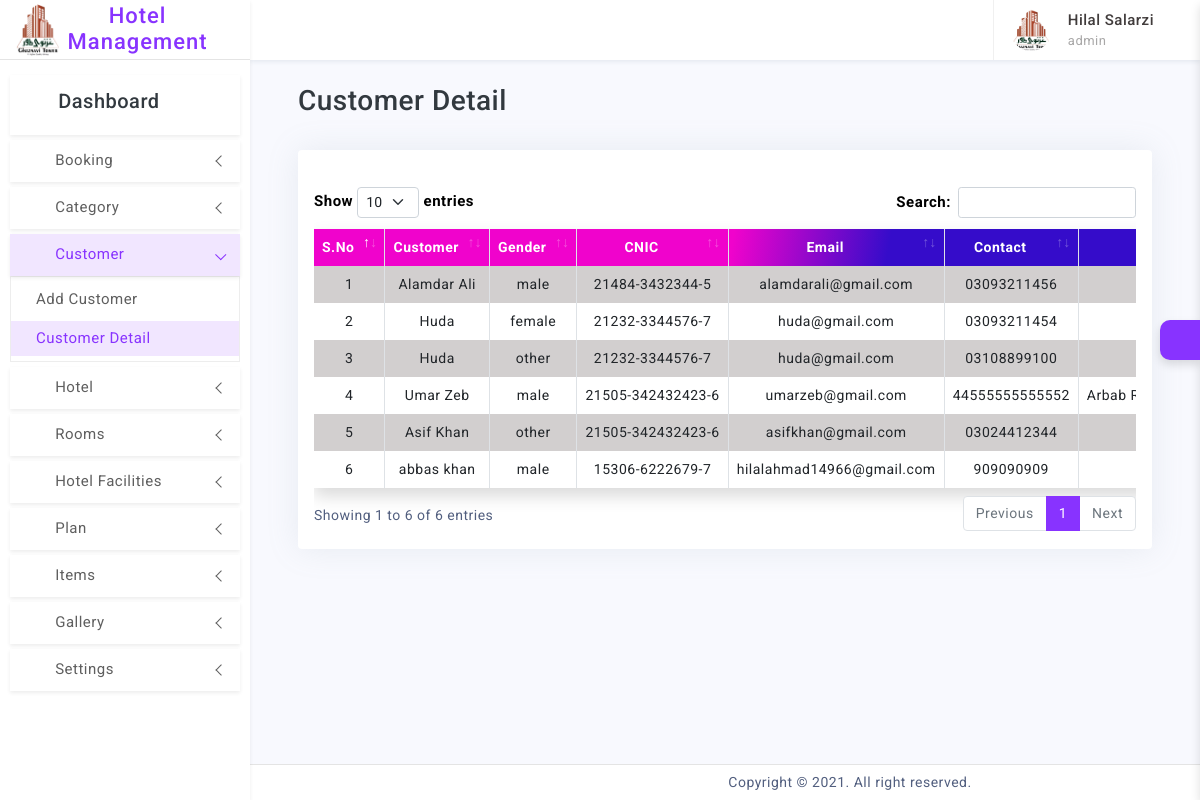
The page /pages/administrator/customer.php (signed in) on the database its author committed.
### tables this page shows
CREATE TABLE `system_users` (
  `id` int(11) NOT NULL,
  `role_id` int(11) NOT NULL,
  `status` int(11) NOT NULL DEFAULT 0,
  `name` varchar(100) NOT NULL,
  `username` varchar(50) NOT NULL,
  `email` varchar(50) NOT NULL,
  `password` varchar(100) NOT NULL,
  `contact` varchar(50) NOT NULL,
  `image` varchar(255) NOT NULL,
  `address` varchar(255) NOT NULL,
  `signupdate` date NOT NULL
);

CREATE TABLE `customer` (
  `id` int(11) NOT NULL,
  `name` varchar(25) NOT NULL,
  `gender` varchar(55) NOT NULL,
  `cnic` varchar(20) NOT NULL,
  `email` varchar(60) NOT NULL,
  `contact` varchar(15) NOT NULL,
  `address` varchar(100) NOT NULL
);

### pages/administrator/customer.php (the view, shortened to what this page needs)
<?php include("include/header.php") ?>
<div class="page-content">
    <div class="row mb-2">
        <div class="col-md-12">
            <h3 class="ps-4">Customer Detail</h3>
        </div>
        <div>
            <div class="page-content container-fluid">
                <div class="row">
                    <div class="col-md-12">
                        <div class="card my-only-div-shadow">
                            <div class="card-body">
                                <?php
                                $sql = "SELECT * FROM customer";
                                $run = mysqli_query($connection, $sql);
                                $row = mysqli_num_rows($run);
                                if ($row > 0) {
                                ?>
                                    <br>
                                    <div class="table-responsive">
                                        <table class="table table-bordered table-hover shadow datatable text-center table-striped my-only-div-shadow">
                                            <thead class="my-table-style bg-dark text-white ">
                                                <th>S.No</th>
                                                <th>Customer</th>
                                                <th>Gender</th>
                                                <th>CNIC</th>
                                                <th>Email</th>
                                                <th>Contact</th>
                                                <th>Address</th>
                                            </thead>
                                            <tbody class="table-font-size">
                                                <?php
                                                $serial = 1;
                                                while ($data = mysqli_fetch_assoc($run)) {
                                                ?>
                                                    <tr>
                                                        <td><?php echo $serial++ ?></td>
                                                        <td><?php echo $data['name']; ?></td>
                                                        <td><?php echo $data['gender']; ?></td>
                                                        <td><?php echo $data['cnic']; ?></td>
                                                        <td><?php echo $data['email']; ?></td>
                                                        <td><?php echo $data['contact']; ?></td>
                                                        <td><?php echo $data['address']; ?></td>
                                                    </tr>
                                                <?php } ?>
                                            </tbody>
                                        </table>
                                    <?php
                                } else {
                                    echo "<h3>No Results Found</h3>";
                                }
                                    ?>
                                    </div>
                            </div>
                        </div>
                    </div>
                </div>
            </div>
        </div>
        <?php include("include/footer.php") ?>

### pages/administrator/include/header.php (shortened to what this page needs)
<?php include("include/db.php");?>
<!doctype html>
<html lang="en">
<head>
</head>
  <?php include("include/css_links.php"); ?>
<body>
  <div class="wrapper display_block">
      <?php include("include/menu.php") ?>
      <?php include("include/head.php") ?>
      <div class="page-wrapper">

### pages/administrator/include/css_links.php (shortened to what this page needs)
<link href="../../assets/plugins/simplebar/css/simplebar.css" rel="stylesheet" />
<link href="../../assets/plugins/metismenu/css/metisMenu.min.css" rel="stylesheet" />
<link href="../../assets/plugins/datatable/css/dataTables.bootstrap5.min.css" rel="stylesheet" />
<link href="../../assets/plugins/select2/css/select2.min.css" rel="stylesheet" />
<link href="../../assets/plugins/select2/css/select2-bootstrap4.css" rel="stylesheet" />
<link href="../../assets/plugins/font-awesome/css/font-awesome.min.css" rel="stylesheet" />
<link href="../../assets/css/pace.min.css" rel="stylesheet" />
<link href="../../assets/css/bootstrap.min.css" rel="stylesheet">
<link href="../../assets/css/app.css" rel="stylesheet">
<link href="../../assets/css/icons.css" rel="stylesheet">
<link rel="stylesheet" href="../../assets/css/dark-theme.css" />
<link rel="stylesheet" href="../../assets/css/semi-dark.css" />
<link rel="stylesheet" href="../../assets/css/header-colors.css" />

### pages/administrator/include/menu.php (shortened to what this page needs)
<?php
$user_id = $_SESSION['admin_pos'];
?>
<div class="sidebar-wrapper shadow-sm printBlock" data-simplebar="true">
    <div class="sidebar-header">
        <a href="dashboard.php">
            <div class="row">
                <div class="col-2">  <img src="../../images/Asset-1@2x.png" class="logo-icon" alt="logo icon"></div>
                <div class="col"> <h5 class="logo-text text-center">Hotel Management</h5></div>
            </div>
        </a>
        <div class="toggle-icon ms-auto"><i class='bx bx-first-page'></i>
        </div>
    </div>
    <ul class="metismenu" id="menu">
        <li class="shadow-sm">
            <a href="dashboard.php ">
                <div class="parent-icon">
                    <h3><i class="far fa-analytics"></i></h3>
                </div>
                <div class="menu-title ">
                    <h5>Dashboard</h5>
                </div>
            </a>
        </li>
        <li>
            <a href="javascript:;" class="has-arrow shadow-sm">
                <div class="parent-icon "><i class='bx bx-purchase-tag'></i>
                </div>
                <div class="menu-title">Booking</div>
            </a>
        </li>
        <li>
                    <a href="javascript:;" class="has-arrow shadow-sm">
                        <div class="parent-icon"><i class="fas fa-layer-group"></i>
                        </div>
                        <div class="menu-title">Category</div>
                    </a>
                </li>
                <li>
                    <a href="javascript:;" class="has-arrow shadow-sm">
                        <div class="parent-icon"><i class="fas fa-user-alt"></i>
                        </div>
                        <div class="menu-title">Customer</div>
                    </a>
                    <ul>
                        <li class="sidebar-item">
                            <a href="add_customer.php" class="sidebar-link">
                                <span class="hide-menu">Add Customer</span>
                            </a>
                        </li>
                        <li class="sidebar-item">
                            <a href="customer.php" class="sidebar-link">
                                <span class="hide-menu">Customer Detail</span>
                            </a>
                        </li>
                    </ul>
                </li>
        <li>
            <a href="javascript:;" class="has-arrow shadow-sm">
                <div class="parent-icon">
                <i class="fas fa-hotel"></i>
                </div>
                <div class="menu-title">Hotel</div>
            </a>
        </li>
        <li>
            <a href="javascript:;" class="has-arrow shadow-sm">
                <div class="parent-icon">
                <i class="fas fa-door-closed"></i>
                </div>
                <div class="menu-title">Rooms</div>
            </a>
        </li>
        <li>
            <a href="javascript:;" class="has-arrow shadow-sm">
                <div class="parent-icon "><i class='fas fa-bath'></i>
                </div>
                <div class="menu-title">Hotel Facilities</div>
            </a>
        </li>
        <li>
            <a href="javascript:;" class="has-arrow shadow-sm">
                <div class="parent-icon "><i class='fas fa-balance-scale'></i>
                </div>
                <div class="menu-title">Plan</div>
            </a>
        </li>
        <li>
            <a href="javascript:;" class="has-arrow shadow-sm">
                <div class="parent-icon "><i class="fas fa-egg"></i>
                </div>
                <div class="menu-title">Items</div>
            </a>
        </li>
        <li>
            <a href="javascript:;" class="has-arrow shadow-sm">
                <div class="parent-icon "><i class="fas fa-images"></i>
                </div>
                <div class="menu-title">Gallery</div>
            </a>
        </li>
         <li>
            <a href="javascript:;" class="has-arrow shadow-sm">
                <div class="parent-icon"><i class="fas fa-cog"></i>
                </div>
                <div class="menu-title">Settings</div>
            </a>
        </li>
            </ul>
</div>

### pages/administrator/include/head.php (shortened to what this page needs)
  <?php
$fetchData1= "SELECT * FROM system_users WHERE id='$user_id'";
$runData1 = mysqli_query($connection,$fetchData1);
$rowData1 = mysqli_fetch_array($runData1);
  $name       = $rowData1['name'];
  $username   = $rowData1['username'];
  $image      = $rowData1['image'];
  $pathImg    = "../../images/admin_profile" . $image;
 ?>
<header class="printBlock">
  <div class="topbar d-flex align-items-center">
    <nav class="navbar navbar-expand">
      <div class="user-box dropdown">
        <a class="d-flex align-items-center nav-link dropdown-toggle dropdown-toggle-nocaret" href="#" role="button" data-bs-toggle="dropdown" aria-expanded="false">
          <img src="<?php echo $pathImg ?>" class="user-img" alt="user avatar">
          <div class="user-info ps-3">
            <p class="user-name mb-0"><?php echo $name ?></p>
            <p class="designattion mb-0"><?php echo $username ?></p>
          </div>
        </a>
      </div>
    </nav>
  </div>
</header>

### pages/administrator/include/footer.php (shortened to what this page needs)
 <footer class="page-footer">
      <p class="mb-0">Copyright © 2021. All right reserved.</p>
    </footer>
     </div>
  </div>
  <?php include("include/layout.php") ?>
</body>
</html>

### pages/administrator/include/layout.php (shortened to what this page needs)
<div class="switcher-wrapper">
  <div class="switcher-btn"> <i class='bx bx-cog bx-spin'></i>
  </div>
</div>

### rows shown on the page
system_users: image (picture), name "Hilal Salarzi", username "admin"
customer: name "Alamdar Ali", gender "male", cnic "21484-3432344-5", email "alamdarali@gmail.com", contact "03093211456"
customer: name "Huda", gender "female", cnic "21232-3344576-7", email "huda@gmail.com", contact "03093211454"
customer: name "Huda", gender "other", cnic "21232-3344576-7", email "huda@gmail.com", contact "03108899100"
customer: name "Umar Zeb", gender "male", cnic "21505-342432423-6", email "umarzeb@gmail.com", contact "44555555555552", address "Arbab…"
customer: name "Asif Khan", gender "other", cnic "21505-342432423-6", email "asifkhan@gmail.com", contact "03024412344"
customer: name "abbas khan", gender "male", cnic "15306-6222679-7", email "hilalahmad14966@gmail.com", contact "909090909"
